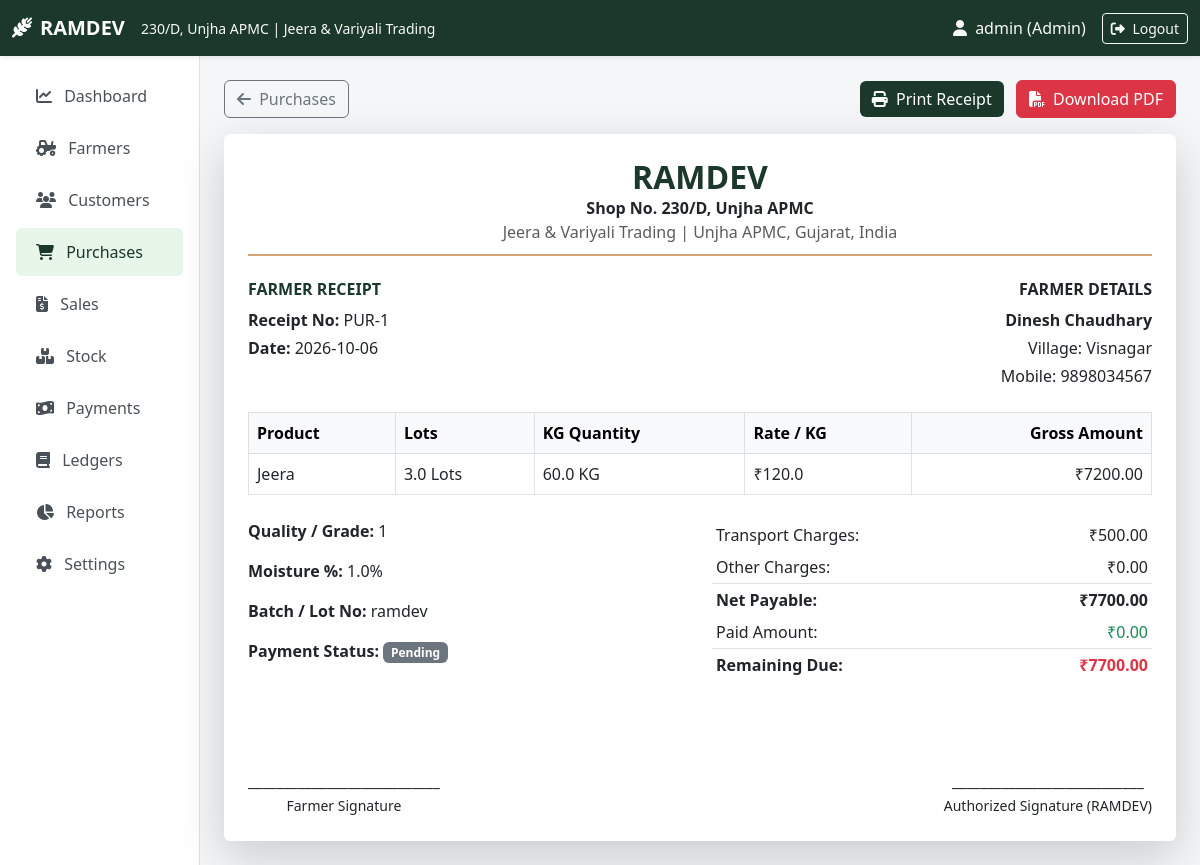
/purchases/1/receipt (signed in), run on the app's committed database.
### tables this page shows
CREATE TABLE settings (
            key TEXT PRIMARY KEY,
            value TEXT NOT NULL
        );

CREATE TABLE purchases (
            id INTEGER PRIMARY KEY AUTOINCREMENT,
            date TEXT NOT NULL,
            farmer_id INTEGER NOT NULL,
            product_id INTEGER NOT NULL,
            lots REAL NOT NULL,
            kg REAL NOT NULL,
            rate_per_kg REAL NOT NULL,
            quality TEXT,
            moisture REAL DEFAULT 0,
            lot_number TEXT,
            transport_charges REAL DEFAULT 0,
            other_charges REAL DEFAULT 0,
            gross_amount REAL NOT NULL,
            net_payable REAL NOT NULL,
            paid_amount REAL DEFAULT 0,
            remaining_amount REAL NOT NULL,
            payment_status TEXT NOT NULL,
            payment_method TEXT,
            notes TEXT,
            FOREIGN KEY (farmer_id) REFERENCES farmers(id),
            FOREIGN KEY (product_id) REFERENCES products(id)
        );

CREATE TABLE farmers (
            id INTEGER PRIMARY KEY AUTOINCREMENT,
            name TEXT NOT NULL,
            mobile TEXT NOT NULL,
            village TEXT NOT NULL,
            created_at TIMESTAMP DEFAULT CURRENT_TIMESTAMP
        );

CREATE TABLE products (
            id INTEGER PRIMARY KEY AUTOINCREMENT,
            name TEXT UNIQUE NOT NULL,
            stock_kg REAL DEFAULT 0.0,
            opening_stock_kg REAL DEFAULT 0.0
        );

### app.py (the view)
@app.route('/purchases/<int:id>/receipt')
@login_required
def purchase_receipt(id):
    conn = get_db_connection()
    purchase = conn.execute("""
        SELECT p.*, f.name as farmer_name, f.mobile, f.village, pr.name as product_name
        FROM purchases p
        JOIN farmers f ON p.farmer_id = f.id
        JOIN products pr ON p.product_id = pr.id
        WHERE p.id = ?
    """, (id,)).fetchone()
    conn.close()
    if not purchase:
        flash("Purchase record not found.", "danger")
        return redirect(url_for('purchases'))
    return render_template('purchase_receipt.html', p=purchase)

### app.py (called while the page is built)
@app.context_processor
def inject_global_vars():
    business_info = {
        'name': get_setting('business_name', 'RAMDEV'),
        'shop_no': get_setting('shop_no', '230/D'),
        'market': get_setting('market', 'Unjha APMC'),
        'type': get_setting('business_type', 'Jeera & Variyali Trading'),
        'location': get_setting('location', 'Unjha APMC, Gujarat, India'),
        'mobile': get_setting('mobile', ''),
        'email': get_setting('email', ''),
        'gst_no': get_setting('gst_no', ''),
        'lot_weight': get_lot_weight()
    }
    return dict(biz=business_info)

def login_required(f):
    @wraps(f)
    def decorated_function(*args, **kwargs):
        if 'user_id' not in session:
            flash("Please log in to access this page.", "warning")
            return redirect(url_for('login'))
        return f(*args, **kwargs)
    return decorated_function

### database.py (called while the page is built)
def get_db_connection():
    conn = sqlite3.connect(DB_NAME)
    conn.row_factory = sqlite3.Row
    return conn

def get_setting(key, default=""):
    conn = get_db_connection()
    res = conn.execute("SELECT value FROM settings WHERE key = ?", (key,)).fetchone()
    conn.close()
    return res['value'] if res else default

def get_lot_weight():
    try:
        return float(get_setting('lot_weight_kg', '20'))
    except ValueError:
        return 20.0

### templates/purchase_receipt.html
{% extends "base.html" %}
{% block content %}
<div class="d-flex justify-content-between align-items-center mb-3 no-print">
    <a href="{{ url_for('purchases') }}" class="btn btn-outline-secondary"><i class="fa-solid fa-arrow-left me-1"></i> Purchases</a>
    <div>
        <button onclick="window.print()" class="btn btn-mandi me-2"><i class="fa-solid fa-print me-1"></i> Print Receipt</button>
        <a href="{{ url_for('pdf_purchase_receipt', id=p.id) }}" class="btn btn-danger"><i class="fa-solid fa-file-pdf me-1"></i> Download PDF</a>
    </div>
</div>
<div class="card shadow-lg border-0 p-4 bg-white" id="receipt">
    <div class="text-center mandi-header-brand mb-4">
        <h2 class="fw-bold text-mandi mb-0">{{ biz.name }}</h2>
        <p class="mb-0 fw-semibold">Shop No. {{ biz.shop_no }}, {{ biz.market }}</p>
        <p class="mb-0 text-muted">{{ biz.type }} | {{ biz.location }}</p>
    </div>
    <div class="row mb-4">
        <div class="col-6">
            <h6 class="fw-bold text-mandi">FARMER RECEIPT</h6>
            <p class="mb-1"><strong>Receipt No:</strong> PUR-{{ p.id }}</p>
            <p class="mb-0"><strong>Date:</strong> {{ p.date }}</p>
        </div>
        <div class="col-6 text-end">
            <h6 class="fw-bold">FARMER DETAILS</h6>
            <p class="mb-1"><strong>{{ p.farmer_name }}</strong></p>
            <p class="mb-1">Village: {{ p.village }}</p>
            <p class="mb-0">Mobile: {{ p.mobile }}</p>
        </div>
    </div>
    <table class="table table-bordered mb-4">
        <thead class="table-light">
            <tr>
                <th>Product</th>
                <th>Lots</th>
                <th>KG Quantity</th>
                <th>Rate / KG</th>
                <th class="text-end">Gross Amount</th>
            </tr>
        </thead>
        <tbody>
            <tr>
                <td>{{ p.product_name }}</td>
                <td>{{ p.lots }} Lots</td>
                <td>{{ p.kg }} KG</td>
                <td>₹{{ p.rate_per_kg }}</td>
                <td class="text-end">₹{{ "%.2f"|format(p.gross_amount) }}</td>
            </tr>
        </tbody>
    </table>
    <div class="row">
        <div class="col-6">
            <p><strong>Quality / Grade:</strong> {{ p.quality or 'N/A' }}</p>
            <p><strong>Moisture %:</strong> {{ p.moisture }}%</p>
            <p><strong>Batch / Lot No:</strong> {{ p.lot_number or 'N/A' }}</p>
            <p><strong>Payment Status:</strong> <span class="badge bg-secondary">{{ p.payment_status }}</span></p>
        </div>
        <div class="col-6">
            <table class="table table-sm table-borderless">
                <tr><td>Transport Charges:</td><td class="text-end">₹{{ "%.2f"|format(p.transport_charges) }}</td></tr>
                <tr><td>Other Charges:</td><td class="text-end">₹{{ "%.2f"|format(p.other_charges) }}</td></tr>
                <tr class="fw-bold border-top"><td>Net Payable:</td><td class="text-end">₹{{ "%.2f"|format(p.net_payable) }}</td></tr>
                <tr><td>Paid Amount:</td><td class="text-end text-success">₹{{ "%.2f"|format(p.paid_amount) }}</td></tr>
                <tr class="fw-bold border-top"><td>Remaining Due:</td><td class="text-end text-danger">₹{{ "%.2f"|format(p.remaining_amount) }}</td></tr>
            </table>
        </div>
    </div>
    <div class="mt-5 pt-4 d-flex justify-content-between text-center">
        <div>
            <p class="mb-0">___________________________</p>
            <small>Farmer Signature</small>
        </div>
        <div>
            <p class="mb-0">___________________________</p>
            <small>Authorized Signature ({{ biz.name }})</small>
        </div>
    </div>
</div>
{% endblock %}

### templates/base.html (shortened to what this page needs)
<!DOCTYPE html>
<html lang="en">
<head>
    <link href="https://cdn.jsdelivr.net/npm/bootstrap@5.3.0/dist/css/bootstrap.min.css" rel="stylesheet">
    <link rel="stylesheet" href="https://cdnjs.cloudflare.com/ajax/libs/font-awesome/6.4.0/css/all.min.css">
    <link rel="stylesheet" href="{{ url_for('static', filename='style.css') }}">
</head>
<body>
    <nav class="navbar navbar-expand-lg navbar-dark bg-mandi sticky-top shadow-sm no-print">
        <div class="container-fluid">
            <a class="navbar-brand fw-bold" href="{{ url_for('dashboard') }}">
                <i class="fa-solid fa-wheat-awn me-2"></i>{{ biz.name }}
            </a>
            <span class="navbar-text text-light d-none d-md-inline me-auto">
                <small>{{ biz.shop_no }}, {{ biz.market }} | {{ biz.type }}</small>
            </span>
            <div class="d-flex align-items-center">
                {% if session.get('user_id') %}
                <span class="text-light me-3"><i class="fa-solid fa-user me-1"></i> {{ session.username }} ({{ session.role }})</span>
                <a href="{{ url_for('logout') }}" class="btn btn-outline-light btn-sm"><i class="fa-solid fa-right-from-bracket me-1"></i> Logout</a>
                {% endif %}
            </div>
        </div>
    </nav>
    <div class="container-fluid">
        <div class="row">
            {% if session.get('user_id') %}
            <nav class="col-md-3 col-lg-2 d-md-block sidebar collapse p-3 no-print">
                <div class="position-sticky">
                    <ul class="nav flex-column">
                        <li class="nav-item"><a class="nav-link {% if request.endpoint == 'dashboard' %}active{% endif %}" href="{{ url_for('dashboard') }}"><i class="fa-solid fa-chart-line me-2"></i> Dashboard</a></li>
                        <li class="nav-item"><a class="nav-link {% if request.endpoint in ['farmers', 'farmer_details'] %}active{% endif %}" href="{{ url_for('farmers') }}"><i class="fa-solid fa-tractor me-2"></i> Farmers</a></li>
                        <li class="nav-item"><a class="nav-link {% if request.endpoint in ['customers', 'customer_details'] %}active{% endif %}" href="{{ url_for('customers') }}"><i class="fa-solid fa-users me-2"></i> Customers</a></li>
                        <li class="nav-item"><a class="nav-link {% if request.endpoint in ['purchases', 'purchase_form', 'purchase_receipt'] %}active{% endif %}" href="{{ url_for('purchases') }}"><i class="fa-solid fa-cart-shopping me-2"></i> Purchases</a></li>
                        <li class="nav-item"><a class="nav-link " href="{{ url_for('sales') }}"><i class="fa-solid fa-file-invoice-dollar me-2"></i> Sales</a></li>
                        <li class="nav-item"><a class="nav-link {% if request.endpoint == 'stock' %}active{% endif %}" href="{{ url_for('stock') }}"><i class="fa-solid fa-boxes-stacked me-2"></i> Stock</a></li>
                        <li class="nav-item"><a class="nav-link {% if request.endpoint == 'payments' %}active{% endif %}" href="{{ url_for('payments') }}"><i class="fa-solid fa-money-bill-wave me-2"></i> Payments</a></li>
                        <li class="nav-item"><a class="nav-link {% if request.endpoint == 'ledger' %}active{% endif %}" href="{{ url_for('ledger') }}"><i class="fa-solid fa-book me-2"></i> Ledgers</a></li>
                        <li class="nav-item"><a class="nav-link {% if request.endpoint == 'reports' %}active{% endif %}" href="{{ url_for('reports') }}"><i class="fa-solid fa-chart-pie me-2"></i> Reports</a></li>
                        {% if session.get('role') == 'Admin' %}
                        <li class="nav-item"><a class="nav-link {% if request.endpoint == 'settings' %}active{% endif %}" href="{{ url_for('settings') }}"><i class="fa-solid fa-gear me-2"></i> Settings</a></li>
                        {% endif %}
                    </ul>
                </div>
            </nav>
            <main class="col-md-9 ms-sm-auto col-lg-10 px-md-4 py-4">
            {% else %}
            <main class="col-12 px-md-4 py-4">
            {% endif %}
                {% block content %}{% endblock %}
            </main>
        </div>
    </div>
</body>
</html>

### static/style.css (style rules this page uses)
:root { --primary-color: #1b382b; --primary-hover: #142a20; --secondary-color: #d4a373; --bg-light: #f4f6f8; --text-dark: #2c3e50; --card-shadow: 0 4px 12px rgba(0,0,0,0.05); }
body { font-family: 'Segoe UI', Tahoma, Geneva, Verdana, sans-serif; background-color: var(--bg-light); color: var(--text-dark); }
.bg-mandi { background-color: var(--primary-color) !important; }
.text-mandi { color: var(--primary-color) !important; }
.btn-mandi { background-color: var(--primary-color); color: #fff; border: none; }
.sidebar { min-height: calc(100vh - 56px); background-color: #ffffff; border-right: 1px solid #e0e0e0; }
.sidebar .nav-link { color: #495057; font-weight: 500; padding: 12px 20px; border-radius: 6px; margin-bottom: 4px; }
.sidebar .nav-link:hover, .sidebar .nav-link.active { background-color: #e8f5e9; color: var(--primary-color); }
.mandi-header-brand { border-bottom: 2px solid var(--secondary-color); padding-bottom: 10px; }

### data on the page
settings: name "RAMDEV"
settings: shop_no "230/D"
settings: market "Unjha APMC"
settings: type "Jeera & Variyali Trading"
settings: location "Unjha APMC, Gujarat, India"
purchases: id "1", date "2026-10-06", lots "3.0", kg "60.0", rate_per_kg "120.0", gross_amount "7200.00", quality "1", moisture "1.0", lot_number "ramdev", payment_status "Pending", transport_charges "500.00", other_charges "0.00", net_payable "7700.00", paid_amount "0.00", remaining_amount "7700.00"
farmers: farmer_name "Dinesh Chaudhary", village "Visnagar", mobile "9898034567"
products: product_name "Jeera"

### other printed values
{{ session.username }} "admin"
{{ session.role }} "Admin"
